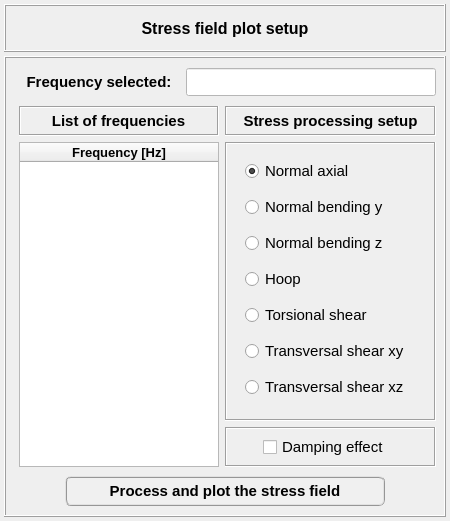
<?xml version="1.0" encoding="UTF-8"?>
<ui version="4.0">
 <class>Dialog</class>
 <widget class="QDialog" name="Dialog">
  <property name="windowModality">
   <enum>Qt::NonModal</enum>
  </property>
  <property name="geometry">
   <rect>
    <x>0</x>
    <y>0</y>
    <width>450</width>
    <height>521</height>
   </rect>
  </property>
  <property name="sizePolicy">
   <sizepolicy hsizetype="Fixed" vsizetype="Fixed">
    <horstretch>0</horstretch>
    <verstretch>0</verstretch>
   </sizepolicy>
  </property>
  <property name="minimumSize">
   <size>
    <width>400</width>
    <height>439</height>
   </size>
  </property>
  <property name="maximumSize">
   <size>
    <width>450</width>
    <height>600</height>
   </size>
  </property>
  <property name="contextMenuPolicy">
   <enum>Qt::DefaultContextMenu</enum>
  </property>
  <property name="windowTitle">
   <string>Plot of stress field</string>
  </property>
  <property name="windowIcon">
   <iconset>
    <normaloff>../../../../../../Downloads/load - Copia.png</normaloff>../../../../../../Downloads/load - Copia.png</iconset>
  </property>
  <property name="whatsThis">
   <string/>
  </property>
  <layout class="QGridLayout" name="gridLayout_4">
   <property name="leftMargin">
    <number>4</number>
   </property>
   <property name="topMargin">
    <number>4</number>
   </property>
   <property name="rightMargin">
    <number>4</number>
   </property>
   <property name="bottomMargin">
    <number>4</number>
   </property>
   <property name="spacing">
    <number>4</number>
   </property>
   <item row="0" column="0">
    <widget class="QFrame" name="frame">
     <property name="maximumSize">
      <size>
       <width>16777215</width>
       <height>48</height>
      </size>
     </property>
     <property name="frameShape">
      <enum>QFrame::Box</enum>
     </property>
     <property name="frameShadow">
      <enum>QFrame::Raised</enum>
     </property>
     <property name="lineWidth">
      <number>1</number>
     </property>
     <layout class="QGridLayout" name="gridLayout_5">
      <property name="leftMargin">
       <number>2</number>
      </property>
      <property name="topMargin">
       <number>2</number>
      </property>
      <property name="rightMargin">
       <number>2</number>
      </property>
      <property name="bottomMargin">
       <number>2</number>
      </property>
      <property name="spacing">
       <number>2</number>
      </property>
      <item row="0" column="0">
       <widget class="QLabel" name="label">
        <property name="font">
         <font>
          <family>MS Shell Dlg 2</family>
          <pointsize>12</pointsize>
          <weight>75</weight>
          <italic>false</italic>
          <bold>true</bold>
         </font>
        </property>
        <property name="text">
         <string>Stress field plot setup</string>
        </property>
        <property name="textFormat">
         <enum>Qt::AutoText</enum>
        </property>
        <property name="alignment">
         <set>Qt::AlignCenter</set>
        </property>
       </widget>
      </item>
     </layout>
    </widget>
   </item>
   <item row="1" column="0">
    <widget class="QFrame" name="frame_2">
     <property name="minimumSize">
      <size>
       <width>380</width>
       <height>0</height>
      </size>
     </property>
     <property name="maximumSize">
      <size>
       <width>450</width>
       <height>16777215</height>
      </size>
     </property>
     <property name="frameShape">
      <enum>QFrame::Box</enum>
     </property>
     <property name="frameShadow">
      <enum>QFrame::Raised</enum>
     </property>
     <layout class="QGridLayout" name="gridLayout_10">
      <property name="leftMargin">
       <number>4</number>
      </property>
      <property name="topMargin">
       <number>4</number>
      </property>
      <property name="rightMargin">
       <number>4</number>
      </property>
      <property name="bottomMargin">
       <number>4</number>
      </property>
      <property name="spacing">
       <number>4</number>
      </property>
      <item row="2" column="0">
       <widget class="QFrame" name="frame_4">
        <property name="minimumSize">
         <size>
          <width>380</width>
          <height>0</height>
         </size>
        </property>
        <property name="maximumSize">
         <size>
          <width>16777215</width>
          <height>40</height>
         </size>
        </property>
        <property name="frameShape">
         <enum>QFrame::NoFrame</enum>
        </property>
        <property name="frameShadow">
         <enum>QFrame::Raised</enum>
        </property>
        <layout class="QGridLayout" name="gridLayout_6">
         <property name="leftMargin">
          <number>0</number>
         </property>
         <property name="topMargin">
          <number>0</number>
         </property>
         <property name="rightMargin">
          <number>0</number>
         </property>
         <property name="bottomMargin">
          <number>0</number>
         </property>
         <property name="spacing">
          <number>0</number>
         </property>
         <item row="0" column="0">
          <widget class="QPushButton" name="pushButton_plot">
           <property name="minimumSize">
            <size>
             <width>0</width>
             <height>30</height>
            </size>
           </property>
           <property name="maximumSize">
            <size>
             <width>320</width>
             <height>30</height>
            </size>
           </property>
           <property name="font">
            <font>
             <family>MS Shell Dlg 2</family>
             <pointsize>11</pointsize>
             <weight>75</weight>
             <italic>false</italic>
             <bold>true</bold>
            </font>
           </property>
           <property name="styleSheet">
            <string notr="true">QPushButton{border-radius: 6px; border-color: rgb(150, 150, 150); border-style: ridge; border-width: 2px; color: rgb(0, 0, 0); background-color: rgb(240, 240, 240); font: 75 bold 11pt &quot;MS Shell Dlg 2&quot;}
QPushButton:hover{border-radius: 6px; border-color: rgb(0, 170, 255); border-style: ridge; border-width: 2px; color: rgb(0, 0, 0); background-color: rgba(174, 213, 255, 100); font: 75 bold 11pt &quot;MS Shell Dlg 2&quot;}
QPushButton:pressed{border-radius: 6px; border-color: rgb(0, 170, 255); border-style: ridge; border-width: 3px; color: rgb(0, 0, 0); background-color: rgb(174, 213, 255); font: 75 bold 11pt &quot;MS Shell Dlg 2&quot;}</string>
           </property>
           <property name="text">
            <string>Process and plot the stress field</string>
           </property>
          </widget>
         </item>
        </layout>
       </widget>
      </item>
      <item row="0" column="0">
       <widget class="QFrame" name="frame_9">
        <property name="minimumSize">
         <size>
          <width>380</width>
          <height>0</height>
         </size>
        </property>
        <property name="maximumSize">
         <size>
          <width>16777215</width>
          <height>40</height>
         </size>
        </property>
        <property name="frameShape">
         <enum>QFrame::NoFrame</enum>
        </property>
        <property name="frameShadow">
         <enum>QFrame::Raised</enum>
        </property>
        <layout class="QGridLayout" name="gridLayout_9" rowstretch="0">
         <property name="leftMargin">
          <number>2</number>
         </property>
         <property name="topMargin">
          <number>2</number>
         </property>
         <property name="rightMargin">
          <number>2</number>
         </property>
         <property name="bottomMargin">
          <number>2</number>
         </property>
         <property name="spacing">
          <number>2</number>
         </property>
         <item row="0" column="1">
          <widget class="QLabel" name="label_2">
           <property name="minimumSize">
            <size>
             <width>170</width>
             <height>30</height>
            </size>
           </property>
           <property name="maximumSize">
            <size>
             <width>170</width>
             <height>30</height>
            </size>
           </property>
           <property name="font">
            <font>
             <family>MS Shell Dlg 2</family>
             <pointsize>11</pointsize>
             <weight>75</weight>
             <italic>false</italic>
             <bold>true</bold>
            </font>
           </property>
           <property name="text">
            <string>Frequency selected:</string>
           </property>
           <property name="alignment">
            <set>Qt::AlignCenter</set>
           </property>
          </widget>
         </item>
         <item row="0" column="2">
          <widget class="QLineEdit" name="lineEdit_selected_frequency">
           <property name="enabled">
            <bool>false</bool>
           </property>
           <property name="minimumSize">
            <size>
             <width>0</width>
             <height>28</height>
            </size>
           </property>
           <property name="palette">
            <palette>
             <active>
              <colorrole role="WindowText">
               <brush brushstyle="SolidPattern">
                <color alpha="255">
                 <red>0</red>
                 <green>0</green>
                 <blue>255</blue>
                </color>
               </brush>
              </colorrole>
              <colorrole role="Button">
               <brush brushstyle="SolidPattern">
                <color alpha="255">
                 <red>255</red>
                 <green>255</green>
                 <blue>255</blue>
                </color>
               </brush>
              </colorrole>
              <colorrole role="Dark">
               <brush brushstyle="SolidPattern">
                <color alpha="255">
                 <red>0</red>
                 <green>0</green>
                 <blue>0</blue>
                </color>
               </brush>
              </colorrole>
              <colorrole role="Text">
               <brush brushstyle="SolidPattern">
                <color alpha="255">
                 <red>0</red>
                 <green>0</green>
                 <blue>255</blue>
                </color>
               </brush>
              </colorrole>
              <colorrole role="ButtonText">
               <brush brushstyle="SolidPattern">
                <color alpha="255">
                 <red>0</red>
                 <green>0</green>
                 <blue>255</blue>
                </color>
               </brush>
              </colorrole>
              <colorrole role="Base">
               <brush brushstyle="SolidPattern">
                <color alpha="255">
                 <red>255</red>
                 <green>255</green>
                 <blue>255</blue>
                </color>
               </brush>
              </colorrole>
              <colorrole role="Window">
               <brush brushstyle="SolidPattern">
                <color alpha="255">
                 <red>255</red>
                 <green>255</green>
                 <blue>255</blue>
                </color>
               </brush>
              </colorrole>
             </active>
             <inactive>
              <colorrole role="WindowText">
               <brush brushstyle="SolidPattern">
                <color alpha="255">
                 <red>0</red>
                 <green>0</green>
                 <blue>255</blue>
                </color>
               </brush>
              </colorrole>
              <colorrole role="Button">
               <brush brushstyle="SolidPattern">
                <color alpha="255">
                 <red>255</red>
                 <green>255</green>
                 <blue>255</blue>
                </color>
               </brush>
              </colorrole>
              <colorrole role="Dark">
               <brush brushstyle="SolidPattern">
                <color alpha="255">
                 <red>0</red>
                 <green>0</green>
                 <blue>0</blue>
                </color>
               </brush>
              </colorrole>
              <colorrole role="Text">
               <brush brushstyle="SolidPattern">
                <color alpha="255">
                 <red>0</red>
                 <green>0</green>
                 <blue>255</blue>
                </color>
               </brush>
              </colorrole>
              <colorrole role="ButtonText">
               <brush brushstyle="SolidPattern">
                <color alpha="255">
                 <red>0</red>
                 <green>0</green>
                 <blue>255</blue>
                </color>
               </brush>
              </colorrole>
              <colorrole role="Base">
               <brush brushstyle="SolidPattern">
                <color alpha="255">
                 <red>255</red>
                 <green>255</green>
                 <blue>255</blue>
                </color>
               </brush>
              </colorrole>
              <colorrole role="Window">
               <brush brushstyle="SolidPattern">
                <color alpha="255">
                 <red>255</red>
                 <green>255</green>
                 <blue>255</blue>
                </color>
               </brush>
              </colorrole>
             </inactive>
             <disabled>
              <colorrole role="WindowText">
               <brush brushstyle="SolidPattern">
                <color alpha="255">
                 <red>0</red>
                 <green>0</green>
                 <blue>255</blue>
                </color>
               </brush>
              </colorrole>
              <colorrole role="Button">
               <brush brushstyle="SolidPattern">
                <color alpha="255">
                 <red>255</red>
                 <green>255</green>
                 <blue>255</blue>
                </color>
               </brush>
              </colorrole>
              <colorrole role="Dark">
               <brush brushstyle="SolidPattern">
                <color alpha="255">
                 <red>0</red>
                 <green>0</green>
                 <blue>0</blue>
                </color>
               </brush>
              </colorrole>
              <colorrole role="Text">
               <brush brushstyle="SolidPattern">
                <color alpha="255">
                 <red>0</red>
                 <green>0</green>
                 <blue>255</blue>
                </color>
               </brush>
              </colorrole>
              <colorrole role="ButtonText">
               <brush brushstyle="SolidPattern">
                <color alpha="255">
                 <red>0</red>
                 <green>0</green>
                 <blue>255</blue>
                </color>
               </brush>
              </colorrole>
              <colorrole role="Base">
               <brush brushstyle="SolidPattern">
                <color alpha="255">
                 <red>255</red>
                 <green>255</green>
                 <blue>255</blue>
                </color>
               </brush>
              </colorrole>
              <colorrole role="Window">
               <brush brushstyle="SolidPattern">
                <color alpha="255">
                 <red>255</red>
                 <green>255</green>
                 <blue>255</blue>
                </color>
               </brush>
              </colorrole>
             </disabled>
            </palette>
           </property>
           <property name="font">
            <font>
             <family>MS Shell Dlg 2</family>
             <pointsize>10</pointsize>
             <weight>75</weight>
             <italic>false</italic>
             <bold>true</bold>
            </font>
           </property>
           <property name="styleSheet">
            <string notr="true">background-color: rgb(255, 255, 255);
color: rgb(0, 0, 255);</string>
           </property>
           <property name="alignment">
            <set>Qt::AlignCenter</set>
           </property>
          </widget>
         </item>
         <item row="0" column="3">
          <widget class="QFrame" name="frame_10">
           <property name="minimumSize">
            <size>
             <width>0</width>
             <height>0</height>
            </size>
           </property>
           <property name="frameShape">
            <enum>QFrame::StyledPanel</enum>
           </property>
           <property name="frameShadow">
            <enum>QFrame::Raised</enum>
           </property>
          </widget>
         </item>
         <item row="0" column="0">
          <widget class="QFrame" name="frame_11">
           <property name="frameShape">
            <enum>QFrame::StyledPanel</enum>
           </property>
           <property name="frameShadow">
            <enum>QFrame::Raised</enum>
           </property>
          </widget>
         </item>
        </layout>
       </widget>
      </item>
      <item row="1" column="0">
       <widget class="QFrame" name="frame_8">
        <property name="minimumSize">
         <size>
          <width>380</width>
          <height>0</height>
         </size>
        </property>
        <property name="frameShape">
         <enum>QFrame::NoFrame</enum>
        </property>
        <property name="frameShadow">
         <enum>QFrame::Raised</enum>
        </property>
        <layout class="QGridLayout" name="gridLayout_7">
         <property name="topMargin">
          <number>0</number>
         </property>
         <property name="rightMargin">
          <number>4</number>
         </property>
         <property name="bottomMargin">
          <number>0</number>
         </property>
         <item row="0" column="0">
          <widget class="QFrame" name="frame_5">
           <property name="minimumSize">
            <size>
             <width>0</width>
             <height>30</height>
            </size>
           </property>
           <property name="maximumSize">
            <size>
             <width>16777215</width>
             <height>30</height>
            </size>
           </property>
           <property name="frameShape">
            <enum>QFrame::Box</enum>
           </property>
           <property name="frameShadow">
            <enum>QFrame::Sunken</enum>
           </property>
           <property name="lineWidth">
            <number>1</number>
           </property>
           <layout class="QGridLayout" name="gridLayout_8">
            <property name="leftMargin">
             <number>0</number>
            </property>
            <property name="topMargin">
             <number>0</number>
            </property>
            <property name="rightMargin">
             <number>0</number>
            </property>
            <property name="bottomMargin">
             <number>0</number>
            </property>
            <property name="spacing">
             <number>0</number>
            </property>
            <item row="0" column="0">
             <widget class="QLabel" name="label_5">
              <property name="minimumSize">
               <size>
                <width>145</width>
                <height>0</height>
               </size>
              </property>
              <property name="maximumSize">
               <size>
                <width>145</width>
                <height>30</height>
               </size>
              </property>
              <property name="font">
               <font>
                <family>MS Shell Dlg 2</family>
                <pointsize>11</pointsize>
                <weight>75</weight>
                <italic>false</italic>
                <bold>true</bold>
               </font>
              </property>
              <property name="text">
               <string>List of frequencies</string>
              </property>
              <property name="textFormat">
               <enum>Qt::AutoText</enum>
              </property>
              <property name="alignment">
               <set>Qt::AlignCenter</set>
              </property>
             </widget>
            </item>
           </layout>
          </widget>
         </item>
         <item row="0" column="1">
          <widget class="QFrame" name="frame_3">
           <property name="minimumSize">
            <size>
             <width>0</width>
             <height>30</height>
            </size>
           </property>
           <property name="maximumSize">
            <size>
             <width>16777215</width>
             <height>30</height>
            </size>
           </property>
           <property name="frameShape">
            <enum>QFrame::Box</enum>
           </property>
           <property name="frameShadow">
            <enum>QFrame::Sunken</enum>
           </property>
           <property name="lineWidth">
            <number>1</number>
           </property>
           <layout class="QGridLayout" name="gridLayout">
            <property name="leftMargin">
             <number>0</number>
            </property>
            <property name="topMargin">
             <number>0</number>
            </property>
            <property name="rightMargin">
             <number>0</number>
            </property>
            <property name="bottomMargin">
             <number>0</number>
            </property>
            <property name="spacing">
             <number>0</number>
            </property>
            <item row="0" column="0">
             <widget class="QLabel" name="label_4">
              <property name="minimumSize">
               <size>
                <width>185</width>
                <height>0</height>
               </size>
              </property>
              <property name="maximumSize">
               <size>
                <width>185</width>
                <height>30</height>
               </size>
              </property>
              <property name="font">
               <font>
                <family>MS Shell Dlg 2</family>
                <pointsize>11</pointsize>
                <weight>75</weight>
                <italic>false</italic>
                <bold>true</bold>
               </font>
              </property>
              <property name="text">
               <string>Stress processing setup</string>
              </property>
              <property name="textFormat">
               <enum>Qt::AutoText</enum>
              </property>
              <property name="alignment">
               <set>Qt::AlignCenter</set>
              </property>
             </widget>
            </item>
           </layout>
          </widget>
         </item>
         <item row="1" column="0" rowspan="2">
          <widget class="QTreeWidget" name="treeWidget_list_frequencies">
           <property name="minimumSize">
            <size>
             <width>140</width>
             <height>260</height>
            </size>
           </property>
           <property name="maximumSize">
            <size>
             <width>200</width>
             <height>1000</height>
            </size>
           </property>
           <property name="font">
            <font>
             <family>MS Shell Dlg 2</family>
             <pointsize>10</pointsize>
             <weight>50</weight>
             <italic>false</italic>
             <bold>false</bold>
            </font>
           </property>
           <property name="indentation">
            <number>0</number>
           </property>
           <column>
            <property name="text">
             <string notr="true">Frequency [Hz]</string>
            </property>
            <property name="font">
             <font>
              <family>MS Shell Dlg 2</family>
              <pointsize>10</pointsize>
              <weight>75</weight>
              <bold>true</bold>
             </font>
            </property>
            <property name="textAlignment">
             <set>AlignCenter</set>
            </property>
           </column>
          </widget>
         </item>
         <item row="1" column="1">
          <widget class="QFrame" name="frame_7">
           <property name="maximumSize">
            <size>
             <width>240</width>
             <height>16777215</height>
            </size>
           </property>
           <property name="frameShape">
            <enum>QFrame::Box</enum>
           </property>
           <property name="frameShadow">
            <enum>QFrame::Sunken</enum>
           </property>
           <layout class="QGridLayout" name="gridLayout_3">
            <property name="leftMargin">
             <number>2</number>
            </property>
            <property name="topMargin">
             <number>0</number>
            </property>
            <property name="rightMargin">
             <number>2</number>
            </property>
            <property name="bottomMargin">
             <number>0</number>
            </property>
            <property name="spacing">
             <number>0</number>
            </property>
            <item row="0" column="0">
             <widget class="QRadioButton" name="radioButton_normal_axial">
              <property name="minimumSize">
               <size>
                <width>170</width>
                <height>18</height>
               </size>
              </property>
              <property name="maximumSize">
               <size>
                <width>170</width>
                <height>18</height>
               </size>
              </property>
              <property name="font">
               <font>
                <family>MS Shell Dlg 2</family>
                <pointsize>11</pointsize>
                <weight>50</weight>
                <italic>false</italic>
                <bold>false</bold>
               </font>
              </property>
              <property name="text">
               <string>Normal axial</string>
              </property>
              <property name="checked">
               <bool>true</bool>
              </property>
             </widget>
            </item>
            <item row="1" column="0">
             <widget class="QRadioButton" name="radioButton_normal_bending_y">
              <property name="minimumSize">
               <size>
                <width>170</width>
                <height>18</height>
               </size>
              </property>
              <property name="maximumSize">
               <size>
                <width>170</width>
                <height>18</height>
               </size>
              </property>
              <property name="font">
               <font>
                <family>MS Shell Dlg 2</family>
                <pointsize>11</pointsize>
                <weight>50</weight>
                <italic>false</italic>
                <bold>false</bold>
               </font>
              </property>
              <property name="text">
               <string>Normal bending y</string>
              </property>
             </widget>
            </item>
            <item row="2" column="0">
             <widget class="QRadioButton" name="radioButton_normal_bending_z">
              <property name="minimumSize">
               <size>
                <width>170</width>
                <height>18</height>
               </size>
              </property>
              <property name="maximumSize">
               <size>
                <width>170</width>
                <height>18</height>
               </size>
              </property>
              <property name="font">
               <font>
                <family>MS Shell Dlg 2</family>
                <pointsize>11</pointsize>
                <weight>50</weight>
                <italic>false</italic>
                <bold>false</bold>
               </font>
              </property>
              <property name="text">
               <string>Normal bending z</string>
              </property>
             </widget>
            </item>
            <item row="3" column="0">
             <widget class="QRadioButton" name="radioButton_hoop">
              <property name="minimumSize">
               <size>
                <width>170</width>
                <height>18</height>
               </size>
              </property>
              <property name="maximumSize">
               <size>
                <width>170</width>
                <height>18</height>
               </size>
              </property>
              <property name="font">
               <font>
                <family>MS Shell Dlg 2</family>
                <pointsize>11</pointsize>
                <weight>50</weight>
                <italic>false</italic>
                <bold>false</bold>
               </font>
              </property>
              <property name="text">
               <string>Hoop</string>
              </property>
             </widget>
            </item>
            <item row="4" column="0">
             <widget class="QRadioButton" name="radioButton_torsional_shear">
              <property name="minimumSize">
               <size>
                <width>170</width>
                <height>18</height>
               </size>
              </property>
              <property name="maximumSize">
               <size>
                <width>170</width>
                <height>18</height>
               </size>
              </property>
              <property name="font">
               <font>
                <family>MS Shell Dlg 2</family>
                <pointsize>11</pointsize>
                <weight>50</weight>
                <italic>false</italic>
                <bold>false</bold>
               </font>
              </property>
              <property name="text">
               <string>Torsional shear</string>
              </property>
             </widget>
            </item>
            <item row="5" column="0">
             <widget class="QRadioButton" name="radioButton_transv_shear_xy">
              <property name="minimumSize">
               <size>
                <width>170</width>
                <height>18</height>
               </size>
              </property>
              <property name="maximumSize">
               <size>
                <width>170</width>
                <height>18</height>
               </size>
              </property>
              <property name="font">
               <font>
                <family>MS Shell Dlg 2</family>
                <pointsize>11</pointsize>
                <weight>50</weight>
                <italic>false</italic>
                <bold>false</bold>
               </font>
              </property>
              <property name="text">
               <string>Transversal shear xy</string>
              </property>
             </widget>
            </item>
            <item row="6" column="0">
             <widget class="QRadioButton" name="radioButton_transv_shear_xz">
              <property name="minimumSize">
               <size>
                <width>170</width>
                <height>18</height>
               </size>
              </property>
              <property name="maximumSize">
               <size>
                <width>170</width>
                <height>18</height>
               </size>
              </property>
              <property name="font">
               <font>
                <family>MS Shell Dlg 2</family>
                <pointsize>11</pointsize>
                <weight>50</weight>
                <italic>false</italic>
                <bold>false</bold>
               </font>
              </property>
              <property name="text">
               <string>Transversal shear xz</string>
              </property>
             </widget>
            </item>
           </layout>
          </widget>
         </item>
         <item row="2" column="1">
          <widget class="QFrame" name="frame_6">
           <property name="maximumSize">
            <size>
             <width>16777215</width>
             <height>40</height>
            </size>
           </property>
           <property name="frameShape">
            <enum>QFrame::Box</enum>
           </property>
           <property name="frameShadow">
            <enum>QFrame::Sunken</enum>
           </property>
           <layout class="QGridLayout" name="gridLayout_2">
            <property name="leftMargin">
             <number>0</number>
            </property>
            <property name="topMargin">
             <number>0</number>
            </property>
            <property name="rightMargin">
             <number>0</number>
            </property>
            <property name="bottomMargin">
             <number>0</number>
            </property>
            <property name="spacing">
             <number>0</number>
            </property>
            <item row="0" column="0">
             <widget class="QCheckBox" name="checkBox_damping_effect">
              <property name="minimumSize">
               <size>
                <width>135</width>
                <height>30</height>
               </size>
              </property>
              <property name="maximumSize">
               <size>
                <width>135</width>
                <height>30</height>
               </size>
              </property>
              <property name="font">
               <font>
                <family>MS Shell Dlg 2</family>
                <pointsize>11</pointsize>
                <weight>50</weight>
                <italic>false</italic>
                <bold>false</bold>
               </font>
              </property>
              <property name="text">
               <string>Damping effect</string>
              </property>
              <property name="checked">
               <bool>false</bool>
              </property>
             </widget>
            </item>
           </layout>
          </widget>
         </item>
        </layout>
       </widget>
      </item>
     </layout>
    </widget>
   </item>
  </layout>
 </widget>
 <resources/>
 <connections/>
</ui>
